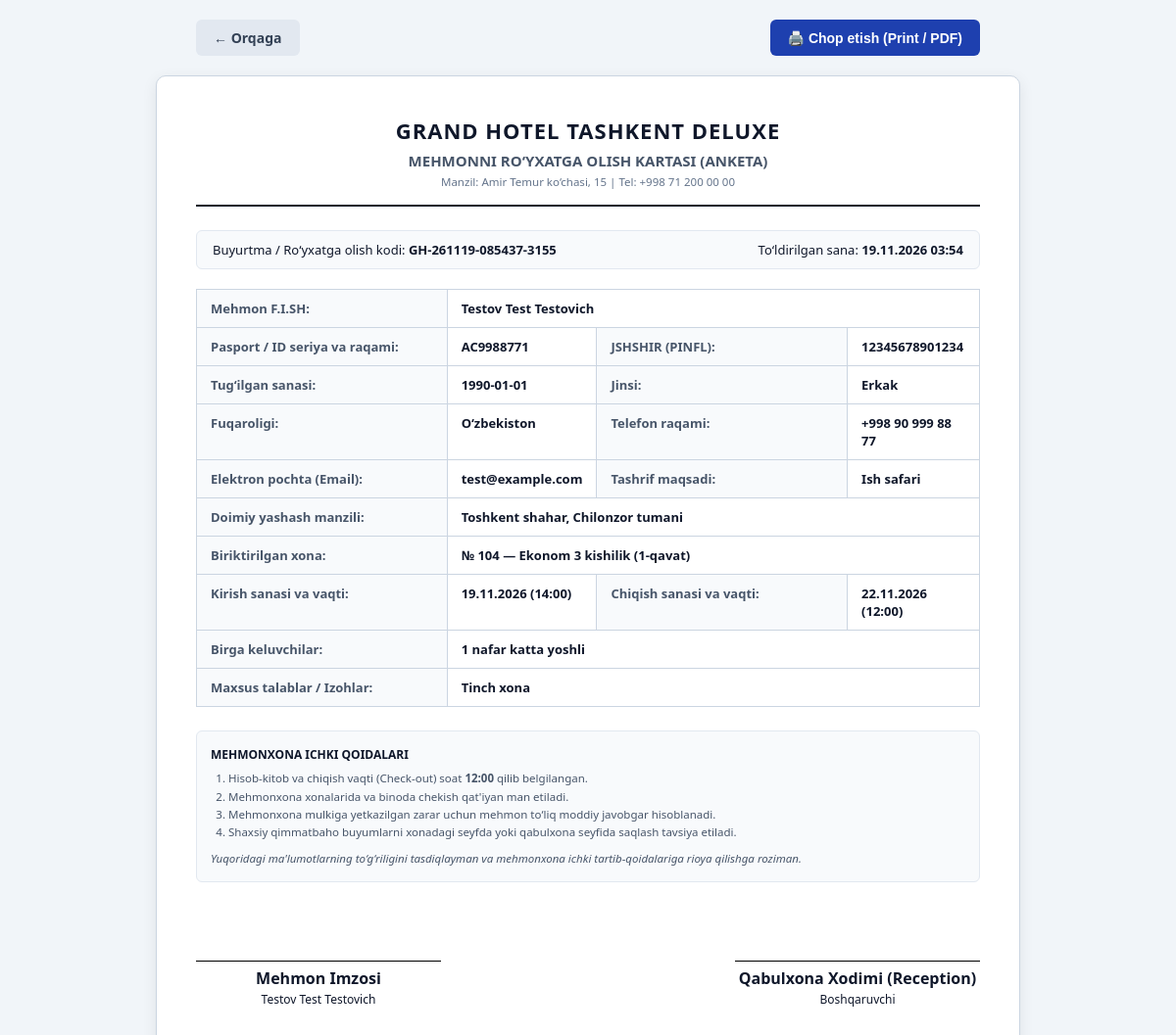
/reservation/5/card, run on the app's committed database.
### tables this page shows
CREATE TABLE hotel_settings (
        id INTEGER PRIMARY KEY,
        hotel_name TEXT NOT NULL DEFAULT 'Grand Hotel Toshkent',
        hotel_stars INTEGER DEFAULT 4,
        address TEXT DEFAULT 'Toshkent shahri, Amir Temur shox ko‘chasi, 15-uy',
        phone TEXT DEFAULT '+998 71 200-00-00',
        email TEXT DEFAULT 'info@grandhotel.uz',
        inn TEXT DEFAULT '123456789',
        manager_name TEXT DEFAULT 'Administrator',
        currency TEXT DEFAULT 'so‘m',
        checkin_time TEXT DEFAULT '14:00',
        checkout_time TEXT DEFAULT '12:00'
    );

CREATE TABLE reservations (
        id INTEGER PRIMARY KEY AUTOINCREMENT,
        booking_code TEXT UNIQUE,
        guest_id INTEGER NOT NULL,
        room_id INTEGER NOT NULL,
        check_in_date TEXT NOT NULL,
        check_in_time TEXT DEFAULT '14:00',
        check_out_date TEXT NOT NULL,
        check_out_time TEXT DEFAULT '12:00',
        adults INTEGER DEFAULT 1,
        children INTEGER DEFAULT 0,
        daily_price REAL NOT NULL,
        total_days INTEGER NOT NULL,
        total_amount REAL NOT NULL,
        paid_amount REAL DEFAULT 0,
        balance REAL NOT NULL,
        payment_method TEXT DEFAULT 'Naqd',
        purpose TEXT DEFAULT 'Sayohat',
        status TEXT DEFAULT 'active',
        special_requests TEXT,
        actual_check_out TIMESTAMP,
        created_at TIMESTAMP DEFAULT CURRENT_TIMESTAMP,
        updated_at TIMESTAMP DEFAULT CURRENT_TIMESTAMP,
        FOREIGN KEY (guest_id) REFERENCES guests(id) ON DELETE CASCADE,
        FOREIGN KEY (room_id) REFERENCES rooms(id) ON DELETE RESTRICT
    );

CREATE TABLE guests (
        id INTEGER PRIMARY KEY AUTOINCREMENT,
        full_name TEXT NOT NULL,
        passport_series_num TEXT NOT NULL,
        pinfl TEXT,
        birth_date TEXT,
        gender TEXT DEFAULT 'Erkak',
        nationality TEXT DEFAULT 'O‘zbekiston',
        phone TEXT NOT NULL,
        email TEXT,
        address TEXT,
        notes TEXT,
        created_at TIMESTAMP DEFAULT CURRENT_TIMESTAMP
    );

CREATE TABLE rooms (
        id INTEGER PRIMARY KEY AUTOINCREMENT,
        room_number TEXT UNIQUE NOT NULL,
        floor INTEGER DEFAULT 1,
        room_type TEXT NOT NULL,
        capacity INTEGER DEFAULT 2,
        daily_price REAL NOT NULL,
        status TEXT DEFAULT 'available',
        amenities TEXT,
        description TEXT,
        created_at TIMESTAMP DEFAULT CURRENT_TIMESTAMP
    );

### app.py (the view)
@app.route('/reservation/<int:id>/card')
def view_registration_card(id):
    res = database.get_reservation_by_id(id)
    if not res:
        flash("Ma'lumot topilmadi!", "warning")
        return redirect(url_for('guests_list'))
    return render_template('registration_card.html', res=res)

### app.py (called while the page is built)
@app.template_filter('format_date')
def format_date_filter(value):
    if not value:
        return ""
    try:
        if " " in str(value):
            dt = datetime.strptime(str(value).split(".")[0], "%Y-%m-%d %H:%M:%S")
            return dt.strftime("%d.%m.%Y %H:%M")
        dt = datetime.strptime(str(value), "%Y-%m-%d")
        return dt.strftime("%d.%m.%Y")
    except Exception:
        return value

@app.context_processor
def inject_settings():
    settings = database.get_hotel_settings()
    now_date = date.today().strftime('%Y-%m-%d')
    return dict(hotel_settings=settings, current_date=now_date)

### database.py (called while the page is built)
def get_db():
    conn = sqlite3.connect(DB_PATH)
    conn.row_factory = sqlite3.Row
    conn.execute("PRAGMA foreign_keys = ON")
    return conn

def get_hotel_settings():
    conn = get_db()
    row = conn.execute('SELECT * FROM hotel_settings WHERE id = 1').fetchone()
    conn.close()
    if row:
        return dict(row)
    return {}

def get_reservation_by_id(reservation_id):
    conn = get_db()
    res = conn.execute('''
    SELECT r.*,
           g.full_name, g.passport_series_num, g.pinfl, g.birth_date, g.gender,
           g.nationality, g.phone, g.email, g.address, g.notes as guest_notes,
           rm.room_number, rm.room_type, rm.floor, rm.amenities as room_amenities
    FROM reservations r
    JOIN guests g ON r.guest_id = g.id
    JOIN rooms rm ON r.room_id = rm.id
    WHERE r.id = ?
    ''', (reservation_id,)).fetchone()
    conn.close()
    return dict(res) if res else None

### templates/registration_card.html (shortened to what this page needs)
<!DOCTYPE html>
<html lang="uz">
<head>
</head>
<body>
    <div class="actions-bar">
        <a href="javascript:history.back()" class="btn btn-back">&larr; Orqaga</a>
        <button onclick="window.print()" class="btn btn-print">🖨️ Chop etish (Print / PDF)</button>
    </div>
    <div class="card-container">
        <div class="header">
            <h1>{{ hotel_settings.hotel_name }}</h1>
            <h3>MEHMONNI RO‘YXATGA OLISH KARTASI (ANKETA)</h3>
            <p>Manzil: {{ hotel_settings.address }} | Tel: {{ hotel_settings.phone }}</p>
        </div>
        <div class="meta-bar">
            <span>Buyurtma / Ro‘yxatga olish kodi: <strong>{{ res.booking_code }}</strong></span>
            <span>To‘ldirilgan sana: <strong>{{ res.created_at|format_date }}</strong></span>
        </div>
        <table class="form-table">
            <tr>
                <td class="label">Mehmon F.I.SH:</td>
                <td class="val" colspan="3">{{ res.full_name }}</td>
            </tr>
            <tr>
                <td class="label">Pasport / ID seriya va raqami:</td>
                <td class="val">{{ res.passport_series_num }}</td>
                <td class="label">JSHSHIR (PINFL):</td>
                <td class="val">{{ res.pinfl or '—' }}</td>
            </tr>
            <tr>
                <td class="label">Tug‘ilgan sanasi:</td>
                <td class="val">{{ res.birth_date or '—' }}</td>
                <td class="label">Jinsi:</td>
                <td class="val">{{ res.gender }}</td>
            </tr>
            <tr>
                <td class="label">Fuqaroligi:</td>
                <td class="val">{{ res.nationality }}</td>
                <td class="label">Telefon raqami:</td>
                <td class="val">{{ res.phone }}</td>
            </tr>
            <tr>
                <td class="label">Elektron pochta (Email):</td>
                <td class="val">{{ res.email or '—' }}</td>
                <td class="label">Tashrif maqsadi:</td>
                <td class="val">{{ res.purpose }}</td>
            </tr>
            <tr>
                <td class="label">Doimiy yashash manzili:</td>
                <td class="val" colspan="3">{{ res.address or '—' }}</td>
            </tr>
            <tr>
                <td class="label">Biriktirilgan xona:</td>
                <td class="val" colspan="3">
                    <strong>№ {{ res.room_number }}</strong> — {{ res.room_type }} ({{ res.floor }}-qavat)
                </td>
            </tr>
            <tr>
                <td class="label">Kirish sanasi va vaqti:</td>
                <td class="val">{{ res.check_in_date|format_date }} ({{ res.check_in_time }})</td>
                <td class="label">Chiqish sanasi va vaqti:</td>
                <td class="val">{{ res.check_out_date|format_date }} ({{ res.check_out_time }})</td>
            </tr>
            <tr>
                <td class="label">Birga keluvchilar:</td>
                <td class="val" colspan="3">
                    {{ res.adults }} nafar katta yoshli {% if res.children %}, {{ res.children }} nafar bola{% endif %}
                </td>
            </tr>
            <tr>
                <td class="label">Maxsus talablar / Izohlar:</td>
                <td class="val" colspan="3">{{ res.special_requests or res.guest_notes or 'Mavjud emas' }}</td>
            </tr>
        </table>
        <div class="rules-box">
            <h4>Mehmonxona Ichki Qoidalari</h4>
            <ol style="margin: 0; padding-left: 18px;">
                <li>Hisob-kitob va chiqish vaqti (Check-out) soat <strong>{{ hotel_settings.checkout_time }}</strong> qilib belgilangan.</li>
                <li>Mehmonxona xonalarida va binoda chekish qat'iyan man etiladi.</li>
                <li>Mehmonxona mulkiga yetkazilgan zarar uchun mehmon to‘liq moddiy javobgar hisoblanadi.</li>
                <li>Shaxsiy qimmatbaho buyumlarni xonadagi seyfda yoki qabulxona seyfida saqlash tavsiya etiladi.</li>
            </ol>
            <p style="margin-top: 8px; margin-bottom: 0;">
                <em>Yuqoridagi ma'lumotlarning to‘g‘riligini tasdiqlayman va mehmonxona ichki tartib-qoidalariga rioya qilishga roziman.</em>
            </p>
        </div>
        <div class="signatures">
            <div class="sign-col">
                <div class="sign-line"></div>
                <strong>Mehmon Imzosi</strong>
                <p style="font-size: 12px; margin: 2px 0;">{{ res.full_name }}</p>
            </div>
            <div class="sign-col">
                <div class="sign-line"></div>
                <strong>Qabulxona Xodimi (Reception)</strong>
                <p style="font-size: 12px; margin: 2px 0;">{{ hotel_settings.manager_name }}</p>
            </div>
        </div>
    </div>
</body>
</html>

### templates/registration_card.html (style rules this page uses)
body { font-family: 'Segoe UI', Tahoma, Geneva, Verdana, sans-serif; background-color: #f1f5f9; margin: 0; padding: 20px; color: #0f172a; }
.card-container { max-width: 800px; margin: 0 auto; background: #fff; padding: 40px; border-radius: 10px; box-shadow: 0 4px 15px rgba(0, 0, 0, 0.08); border: 1px solid #cbd5e1; }
.header { text-align: center; border-bottom: 2px solid #0f172a; padding-bottom: 16px; margin-bottom: 24px; }
.header h1 { margin: 0 0 6px 0; font-size: 22px; text-transform: uppercase; letter-spacing: 1px; }
.header h3 { margin: 0 0 4px 0; font-size: 15px; color: #475569; }
.header p { margin: 0; font-size: 11.5px; color: #64748b; }
.meta-bar { display: flex; justify-content: space-between; background: #f8fafc; padding: 10px 16px; border: 1px solid #e2e8f0; border-radius: 6px; font-size: 13px; margin-bottom: 20px; }
.form-table { width: 100%; border-collapse: collapse; margin-bottom: 24px; }
.form-table td { border: 1px solid #cbd5e1; padding: 10px 14px; font-size: 13px; vertical-align: top; }
.form-table .label { background-color: #f8fafc; font-weight: 600; color: #475569; width: 32%; }
.form-table .val { font-weight: 600; color: #0f172a; }
.rules-box { border: 1px solid #e2e8f0; background-color: #f8fafc; padding: 14px; border-radius: 6px; font-size: 11.5px; color: #475569; line-height: 1.6; margin-bottom: 30px; }
.rules-box h4 { margin: 0 0 6px 0; font-size: 12px; color: #0f172a; text-transform: uppercase; }
.signatures { display: flex; justify-content: space-between; margin-top: 30px; }
.sign-col { width: 250px; text-align: center; }
.sign-line { border-bottom: 1px solid #000; margin-top: 50px; margin-bottom: 6px; }
.actions-bar { max-width: 800px; margin: 0 auto 20px auto; display: flex; justify-content: space-between; }
.btn { padding: 9px 18px; border-radius: 6px; font-size: 14px; font-weight: 600; cursor: pointer; text-decoration: none; border: none; }
.btn-print { background: #1e40af; color: white; }
.btn-back { background: #e2e8f0; color: #334155; }

### data on the page
hotel_settings: hotel_name "GRAND HOTEL TASHKENT DELUXE", address "Amir Temur ko‘chasi, 15", phone "+998 71 200 00 00", checkout_time "12:00", manager_name "Boshqaruvchi"
reservations: booking_code "GH-261119-085437-3155", created_at "19.11.2026 03:54", purpose "Ish safari", check_in_date "19.11.2026", check_in_time "14:00", check_out_date "22.11.2026", check_out_time "12:00", adults "1", special_requests "Tinch xona"
guests: full_name "Testov Test Testovich", passport_series_num "AC9988771", pinfl "12345678901234", birth_date "1990-01-01", gender "Erkak", nationality "O‘zbekiston", phone "+998 90 999 88 77", email "test@example.com", address "Toshkent shahar, Chilonzor tumani"
rooms: room_number "104", room_type "Ekonom 3 kishilik", floor "1"
